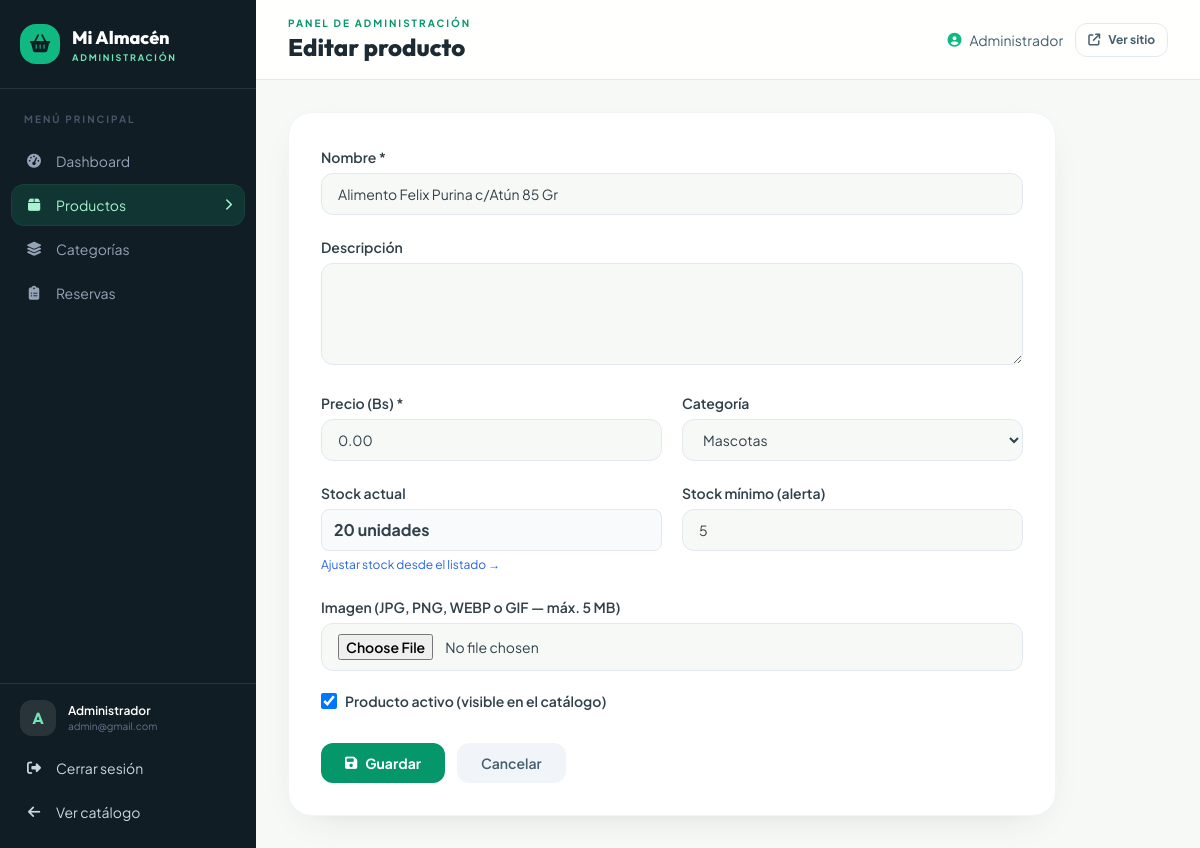
Page /admin/producto-form.php?id=60 (signed in) on the earlier database version.
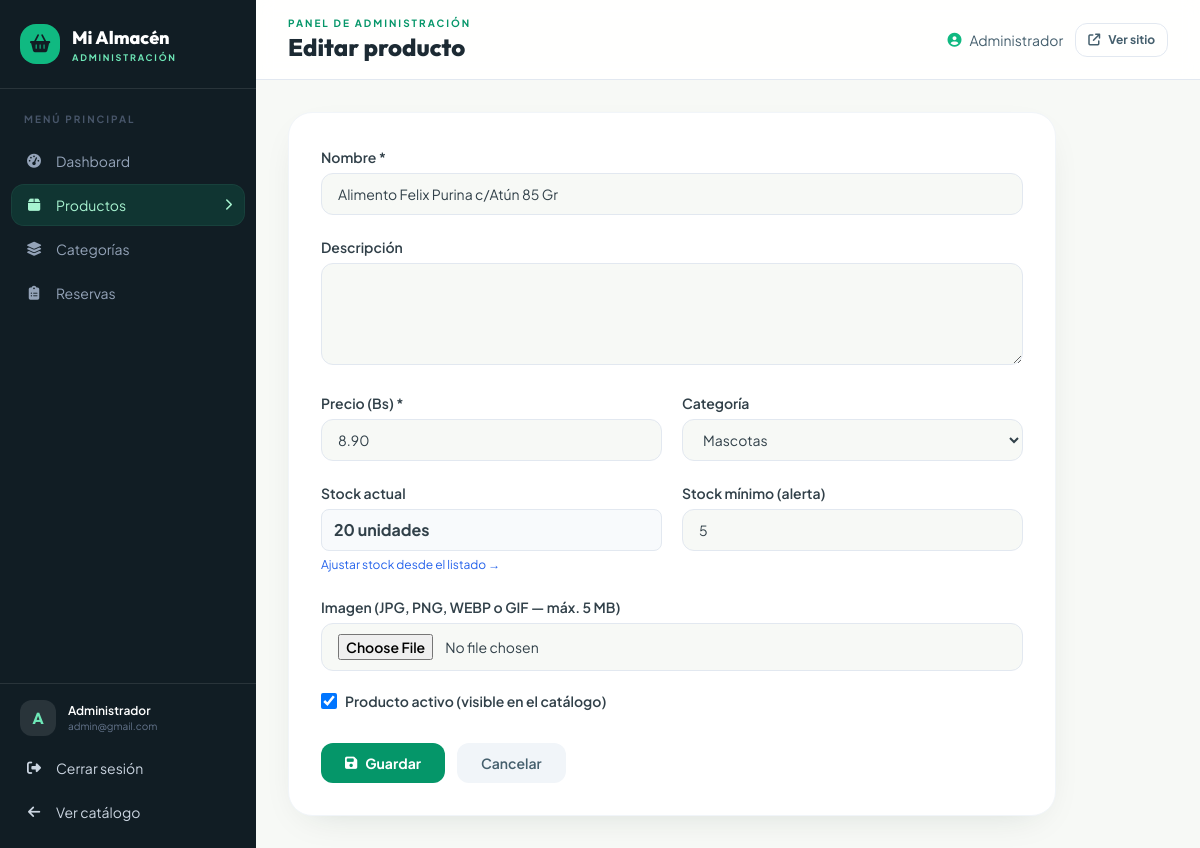
Same page on the later database version.
### tables this page shows
CREATE TABLE IF NOT EXISTS products (
  id INT AUTO_INCREMENT PRIMARY KEY,
  name VARCHAR(255) NOT NULL,
  description TEXT,
  price DECIMAL(10,2) NOT NULL,
  stock INT NOT NULL DEFAULT 0,
  stock_min INT DEFAULT 5,
  category_id INT,
  is_active BOOLEAN DEFAULT TRUE,
  created_at TIMESTAMP DEFAULT CURRENT_TIMESTAMP,
  updated_at TIMESTAMP DEFAULT CURRENT_TIMESTAMP ON UPDATE CURRENT_TIMESTAMP,
  KEY idx_products_category (category_id),
  CONSTRAINT fk_products_category FOREIGN KEY (category_id)
    REFERENCES categories(id) ON DELETE SET NULL
);

CREATE TABLE IF NOT EXISTS categories (
  id INT AUTO_INCREMENT PRIMARY KEY,
  name VARCHAR(255) NOT NULL,
  description TEXT,
  is_active BOOLEAN DEFAULT TRUE,
  created_at TIMESTAMP DEFAULT CURRENT_TIMESTAMP
);

### includes/functions.php (called while the page is built, shortened)
<?php
function e($valor): string
{
    return htmlspecialchars((string) $valor, ENT_QUOTES | ENT_SUBSTITUTE, 'UTF-8');
}

### admin/producto-form.php (the view, shortened to what the changed rows need)
<?php
$pdo = db();
$id = (int) ($_GET['id'] ?? 0);
$producto = [
    'id' => 0, 'name' => '', 'description' => '', 'price' => '0.00', 'stock' => 0,
    'stock_min' => 5, 'category_id' => '', 'is_active' => 1, 'image_url' => '', 'image_public_id' => ''
];
if ($id > 0) {
    $stmt = $pdo->prepare(
        'SELECT p.*, i.image_url, i.image_public_id
         FROM products p
         LEFT JOIN product_images i ON i.product_id = p.id AND i.is_primary = 1
         WHERE p.id = :id LIMIT 1'
    );
    $stmt->execute([':id' => $id]);
    $encontrado = $stmt->fetch();
    $producto = $encontrado;
}
$categorias = $pdo->query('SELECT id, name FROM categories WHERE is_active = 1 ORDER BY name ASC')->fetchAll();
$esNuevo = (int) $producto['id'] === 0;
$pageTitle = $esNuevo ? 'Nuevo producto' : 'Editar producto';
require_once __DIR__ . '/../includes/admin-header.php';
?>
<form method="post" enctype="multipart/form-data" action="/admin/producto-form.php<?= $esNuevo ? '' : '?id=' . (int) $producto['id'] ?>"
      class="max-w-3xl rounded-3xl border border-slate-100 bg-white p-6 shadow-soft sm:p-8">
    <div class="grid gap-5 md:grid-cols-2">
        <label class="block md:col-span-2">
            <span class="text-sm font-semibold">Nombre *</span>
            <input name="name" required minlength="3" maxlength="255"
                   value="<?= e($producto['name']) ?>"
                   class="mt-1 w-full rounded-xl border border-slate-200 bg-cream px-4 py-2.5 text-sm outline-none focus:border-brand-400 focus:bg-white focus:ring-4 focus:ring-brand-100">
        </label>
        <label class="block">
            <span class="text-sm font-semibold">Precio (Bs) *</span>
            <input name="price" type="number" step="0.01" min="0" required
                   value="<?= e($producto['price']) ?>"
                   class="mt-1 w-full rounded-xl border border-slate-200 bg-cream px-4 py-2.5 text-sm outline-none focus:border-brand-400 focus:bg-white focus:ring-4 focus:ring-brand-100">
        </label>
        <label class="block">
            <span class="text-sm font-semibold">Categoría</span>
            <select name="category_id" class="mt-1 w-full rounded-xl border border-slate-200 bg-cream px-4 py-2.5 text-sm outline-none focus:border-brand-400 focus:bg-white focus:ring-4 focus:ring-brand-100">
                <?php foreach ($categorias as $c): ?>
                    <option value="<?= (int) $c['id'] ?>" <?= (int) $producto['category_id'] === (int) $c['id'] ? 'selected' : '' ?>>
                        <?= e($c['name']) ?>
                    </option>
                <?php endforeach; ?>
            </select>
        </label>
        <?php if ($esNuevo): ?>
            <label class="block">
                <span class="text-sm font-semibold">Stock inicial</span>
                <input name="stock" type="number" min="0" value="0"
                       class="mt-1 w-full rounded-xl border border-slate-200 bg-cream px-4 py-2.5 text-sm outline-none focus:border-brand-400 focus:bg-white focus:ring-4 focus:ring-brand-100">
                <span class="text-xs text-slate-400">Se registrará como movimiento "Stock inicial".</span>
            </label>
        <?php else: ?>
            <div class="block">
                <span class="text-sm font-semibold">Stock actual</span>
                <p class="mt-1 border border-slate-200 bg-slate-50 rounded-lg px-3 py-2 font-bold">
                    <?= (int) $producto['stock'] ?> unidades
                </p>
                <a href="/admin/productos.php" class="text-xs text-blue-600 hover:underline">
                    Ajustar stock desde el listado →
                </a>
            </div>
        <?php endif; ?>
        <label class="block">
            <span class="text-sm font-semibold">Stock mínimo (alerta)</span>
            <input name="stock_min" type="number" min="0" required value="<?= (int) $producto['stock_min'] ?>"
                   class="mt-1 w-full rounded-xl border border-slate-200 bg-cream px-4 py-2.5 text-sm outline-none focus:border-brand-400 focus:bg-white focus:ring-4 focus:ring-brand-100">
        </label>
        <label class="flex items-center gap-2 md:col-span-2">
            <input name="is_active" type="checkbox" value="1" <?= (bool) $producto['is_active'] ? 'checked' : '' ?>
                   class="w-4 h-4 text-blue-600 rounded">
            <span class="text-sm font-semibold">Producto activo (visible en el catálogo)</span>
        </label>
    </div>
</form>
<?php require_once __DIR__ . '/../includes/admin-footer.php'; ?>

### includes/admin-header.php (shortened to what the changed rows need)
<?php
$pageTitle = $pageTitle ?? 'Panel';
?>
<!DOCTYPE html>
<html lang="es">
<head>
    <script src="https://cdn.tailwindcss.com"></script>
    <link rel="stylesheet" href="https://cdnjs.cloudflare.com/ajax/libs/font-awesome/6.5.2/css/all.min.css">
    <link rel="stylesheet" href="https://cdn.jsdelivr.net/npm/sweetalert2@11/dist/sweetalert2.min.css">
    <link rel="stylesheet" href="https://cdn.jsdelivr.net/npm/toastify-js/src/toastify.min.css">
    <link rel="stylesheet" href="https://cdn.datatables.net/3.0.0/css/dataTables.dataTables.min.css">
    <link rel="stylesheet" href="/assets/css/custom.css">
</head>
<body class="bg-cream text-ink-800 font-sans antialiased min-h-screen flex">
<div class="flex-1 md:ml-64 min-w-0">
    <header class="sticky top-0 z-20 bg-white/90 backdrop-blur border-b border-slate-200 px-5 md:px-8 py-4 flex items-center justify-between gap-3">
        <div>
            <p class="text-[10px] font-bold uppercase tracking-[0.2em] text-brand-600">Panel de administración</p>
            <h1 class="font-display text-xl md:text-2xl font-extrabold text-ink-900 leading-tight"><?= e($pageTitle) ?></h1>
        </div>
    </header>
    <main class="p-5 md:p-8">

Differences in the rows shown:
changed products "Editar producto": price "0.00" → "8.90"
